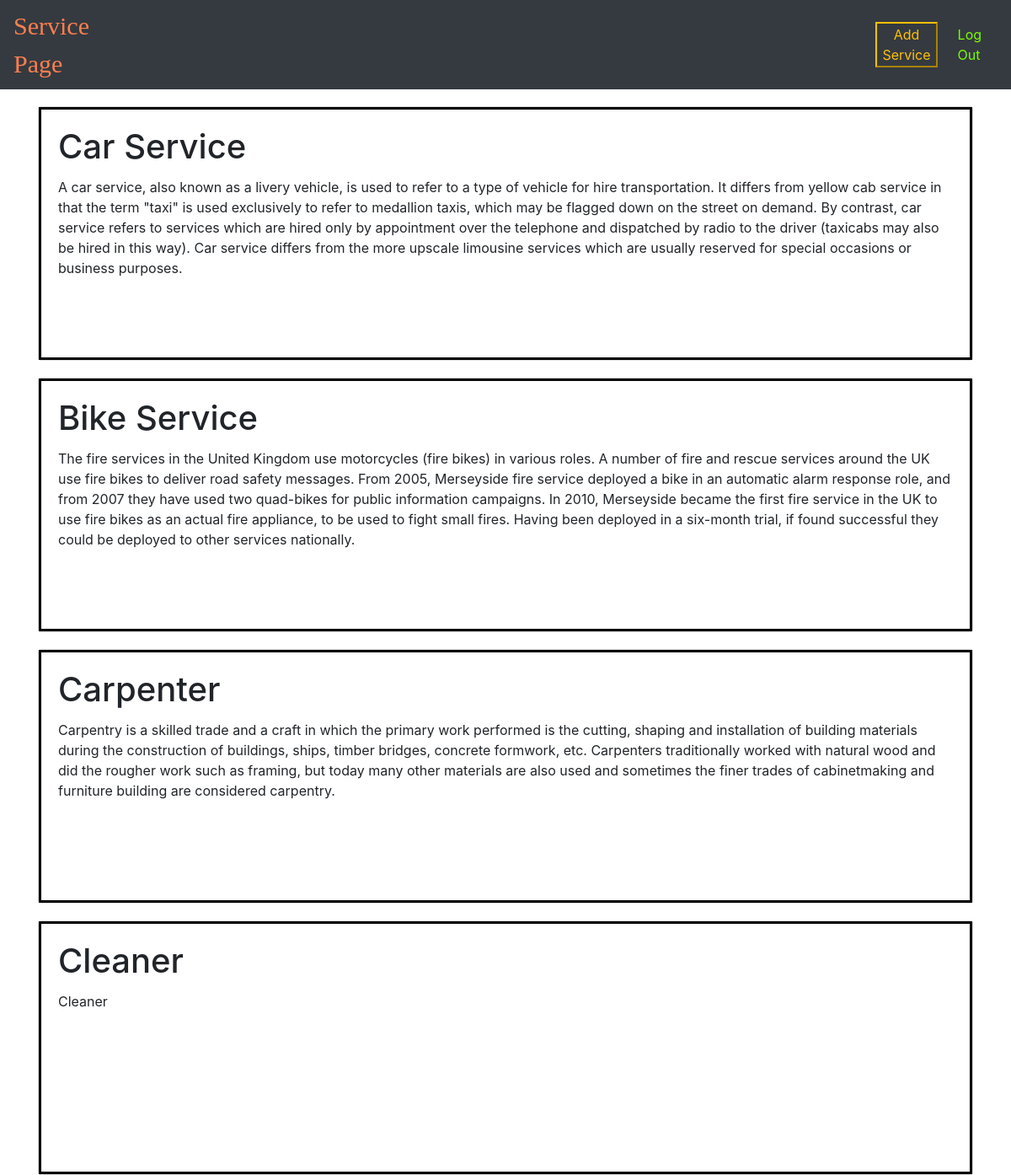
The page /ServPage/ (signed in) on the database its author committed.
### ServPro/models.py (models this page shows, shortened)
class service(models.Model):
    Service_Name = models.CharField(max_length=50)
    Service_Description = models.TextField()
    Charges = models.CharField(max_length=50)
    creater = models.ForeignKey(User, on_delete=models.CASCADE)

### ServPro/views.py (the view)
# urls.py: path("ServPage/", views.ServPage, name="ServPage"),
@login_required(login_url='/')
def ServPage(request):
    Services = service.objects.filter(creater=request.user)
    n = len(Services)
    nSlides = n//4 + ceil((n/4)-(n//4))
    params = {'no_of_slides':nSlides,'range':range(1,nSlides),'Service':Services}
    return render(request, 'Html/ServPage.html',params)

### ServPro/Templates/Html/ServPage.html (shortened to what this page needs)
<!DOCTYPE html>
<html lang="en" dir="ltr">
  <head>
    {% load static %}
    <link rel="stylesheet" type="text/css" href="{% static 'Css/ServPage.css'%}"/>
    <link rel="stylesheet" href="https://maxcdn.bootstrapcdn.com/bootstrap/4.0.0/css/bootstrap.min.css">
  </head>
 <body>
 <nav class="navbar navbar-expand-lg navbar-dark bg-dark">
    <span class="pageName">Service Page</span>
    <form action="/AddService/">
    <button type="Submit" class="Add btn-outline-warning" id="Add">Add Service</button>
    </form>
    <a class="nav" id="LogOut" href="/LogOut">Log Out</a>
  </nav>
  <div class="container">
   <div class="card-deck">
    {% for i in Service %}
    <div class="card">
    <div class="card-body">
      <h1 class="card-title">{{i.Service_Name}}</h1>
       <p class="card-text">{{i.Service_Description}}</p>
       <div class="btn">
       </div>
    </div>
  </div>
    {% if forloop.counter|divisibleby:1 and forloop.counter > 0 and not forloop.last %}
    </div>
    <div class="card-deck">
      {% endif %}
      {% endfor %}
    </div>
</div>
  </body>
</html>

### ServPro/static/Css/ServPage.css (style rules this page uses)
.card-body { height: 300px; border: 3px solid black; }
.card { width: 80rem; margin: 20px; }
#LogOut { padding-left: 2vw; color: lawngreen; }
.pageName { color: coral; font-size: 30px; font-family: 'Times New Roman', Times, serif; }
nav { background-color: rgb(88, 88, 88); padding: 20px; }
.btn { margin-left: 450px; }
.Add { margin-left: 75vw; }

### rows shown on the page
service: Service_Name "Car Service", Service_Description "A car service, also known as a livery vehicle, is used to refer to a type of vehicle for hire transportation. It differs from yellow cab service in that the term \"taxi\" is used exclusively to refer to medallion taxis, which may be flagged down on the street on demand. By contrast, car service refers to services which are hired only by appointment over the telephone and dispatched by radio to the driver (taxicabs may also be hired in this way). Car service differs from the more upscale limousine services which are usually reserved for special occasions or business purposes."
service: Service_Name "Bike Service", Service_Description "The fire services in the United Kingdom use motorcycles (fire bikes) in various roles. A number of fire and rescue services around the UK use fire bikes to deliver road safety messages. From 2005, Merseyside fire service deployed a bike in an automatic alarm response role, and from 2007 they have used two quad-bikes for public information campaigns. In 2010, Merseyside became the first fire service in the UK to use fire bikes as an actual fire appliance, to be used to fight small fires. Having been deployed in a six-month trial, if found successful they could be deployed to other services nationally."
service: Service_Name "Carpenter", Service_Description "Carpentry is a skilled trade and a craft in which the primary work performed is the cutting, shaping and installation of building materials during the construction of buildings, ships, timber bridges, concrete formwork, etc. Carpenters traditionally worked with natural wood and did the rougher work such as framing, but today many other materials are also used and sometimes the finer trades of cabinetmaking and furniture building are considered carpentry."
service: Service_Name "Cleaner", Service_Description "Cleaner"
